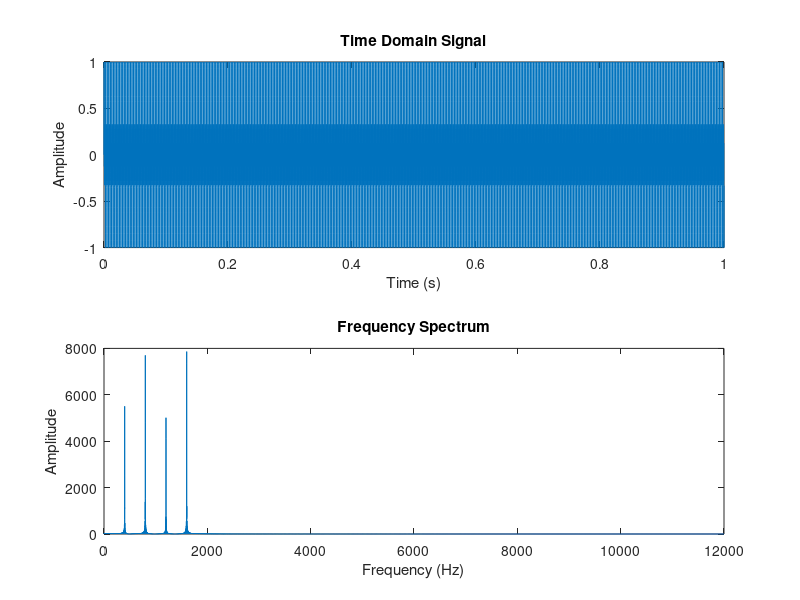

Here is the MATLAB script that generated this plot: (Note: this script raises an error after producing the figure.)
% Define the parameters
fs = 24000;  % Sampling frequency (samples per second)
duration = 1;  % Duration of the audio signal (in seconds)
t = 0:1/fs:duration-1/fs;  % Time vector
frequencies = [400, 800, 1200, 1600];  % Frequencies in Hz
num_components = length(frequencies);

% Generate random amplitudes for each component
amplitudes = rand(1, num_components);

% Generate the audio signal by summing the sinusoidal components
audio_signal = zeros(1, length(t));
for i = 1:num_components
    audio_signal = audio_signal + amplitudes(i) * sin(2 * pi * frequencies(i) * t);
end

% Normalize the audio signal to the range [-1, 1]
audio_signal = audio_signal / max(abs(audio_signal));

% Visualize the time domain signal
figure;
subplot(2, 1, 1);
plot(t, audio_signal);
title('Time Domain Signal');
xlabel('Time (s)');
ylabel('Amplitude');

% Compute the FFT of the audio signal
L = length(audio_signal);  % Length of the signal
N = 2^nextpow2(L);  % Next power of 2 from length of audio_signal
f = fs/2 * linspace(0, 1, N/2+1);  % Frequency vector
audio_fft = fft(audio_signal, N);
audio_fft = 2*abs(audio_fft(1:N/2+1));

% Visualize the frequency spectrum
subplot(2, 1, 2);
plot(f, audio_fft);
title('Frequency Spectrum');
xlabel('Frequency (Hz)');
ylabel('Amplitude');

% Save the audio signal to a WAV file
output_file = 'files/audio_signal.wav';
audiowrite(output_file, audio_signal, fs);

% Display some information
disp('Audio file has been generated.');
disp(['Frequencies: ' num2str(frequencies)]);
disp(['Amplitudes: ' num2str(amplitudes)]);
disp(['Saved as ' output_file]);
